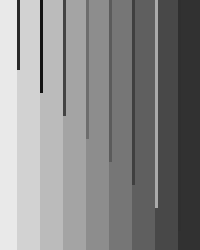
Frame 1 (no input)
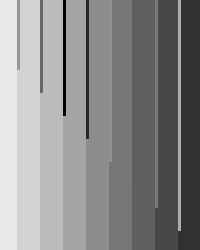
Frame 60 (the mouse pressed at the canvas centre just before this capture)
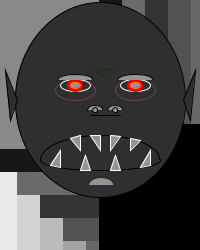
Frame 120 (the mouse held since frame 60 and released just before this capture)

The Processing sketch that drew these frames (run headless with seeded random() and noise(); from frame 60 on, the mouse is pressed at the canvas centre):

// Processing sketch: processing_80026
// ── processing_80026.pde

//Lluís Rebull Requena
void setup(){
  size(200,250);
  noStroke();
  smooth();
}
void draw(){
  background(245,0,0);
  int i=0;
  while(i<290){
  fill(random(200));
  rect(mouseY-i,mouseY-i,250,300);
  i=i+3;
  fill(i);
  rect(-i,0,250,300);
  i=i+20;
  }
  if (mousePressed == true){
  fill(random(0));
  rect(mouseX-1,mouseY-1,250,300);
  fill(random(200));
  while(i<0);
  fill(random(50));
  rect(mouseX-i,0,10,200);
  fill(random(200));
  stroke(0,0,0);
//cara
ellipse(100,100,170,195);  
//orelles
triangle(10,120,5,70,17,100);
triangle(190,120,195,70,183,100);
//ojeras
stroke(108,58,108);
ellipse(75,90,40,20);
ellipse(135,90,40,20);
//ulls
stroke(250,250,250);
ellipse(75,85,30,mouseY/10);
ellipse(135,85,30,mouseY/10);
//boca
stroke(0,0,0);
ellipse(100,160,120,20);
stroke(0,0,0);
arc(100,160,120,50,3.14,6.28);
//ulls
fill(245,0,0);
stroke(245,0,0);
ellipse(135,85,15,mouseY/10);
ellipse(75,85,15,mouseY/10);
fill(random(200));
//parpelles
stroke(0,0,0);
arc(75,80,35,mouseY/10,3.14,6.28);
arc(135,80,35,mouseY/10,3.14,6.28);
//nas
arc(95,110,15,mouseX/10,3.14,6.28);
arc(115,110,15,mouseX/10,3.14,6.28);
line(90,115,120,115);
stroke(0,0,0);
ellipse(95,110,5,mouseX/20);
ellipse(115,110,5,mouseX/20);
//arrugas
stroke(21,49,13);
line(101,70,109,70);
line(104,78,106,78);
line(102,75,108,75);
line(104,70,90,65);
line(106,70,120,65);
line(102,75,90,69);
line(108,75,120,69);
//barbilla
arc(101,185,25,15,3.14,6.28);


  if (mousePressed == true){
  noStroke();
 } else {
   fill(255,255,255);
}
 //dents
 stroke(255,255,255);
triangle(50,165,60,167,60,150);
triangle(140,167,150,165,150,150);
triangle(80,170,90,170,85,155);
triangle(110,170,120,170,115,155);
triangle(70,138,80,135,80,150);
triangle(130,138,140,140,130,150);
triangle(90,135,100,135,100,150);
triangle(110,135,120,136,110,150);
stroke(255,132,0);
ellipse(135,85,10,mouseY/20);
ellipse(75,85,10,mouseY/20);


  noStroke();
} else {
   fill(255,255,255);  
  }
}
